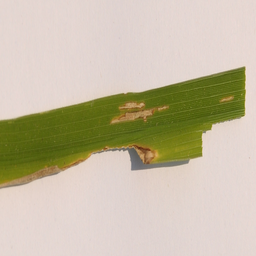
#> input picture data/processed/rice/bacterial_leaf_blight/proc_DSC_0365.png, 256 x 256 px, found by its file name
$ python generate_presentation_assets.py
#> lines starting #> are read from the running program, lines starting #| are printed output that depends on the picture
"""
Generate High-Resolution Visual Assets for Review 1 PowerPoint Presentation.
Creates:
1. pipeline_flow.png: End-to-end multimodal pipeline
2. star_schema_erd.png: Kimball Star Schema diagram
3. feature_breakdown.png: 44-column feature store taxonomy
4. preprocessing_comparison.png: Real image + quality diagnostics
5. olap_visuals.png: Real OLAP analytical results charts
6. dashboard_composite.png: Streamlit dashboard visualization
"""
import os
from pathlib import Path
import matplotlib.pyplot as plt
import matplotlib.patches as patches
import numpy as np
from PIL import Image

output_dir = Path("assets/presentation")
output_dir.mkdir(parents=True, exist_ok=True)

# -----------------------------------------------------------------------------
# 1. Pipeline Flowchart (pipeline_flow.png)
# -----------------------------------------------------------------------------
def generate_pipeline_flow():
    fig, ax = plt.subplots(figsize=(14, 2.5), dpi=300)
    ax.axis("off")
    fig.patch.set_facecolor("#FFFFFF")

    stages = [
        ("Raw Imagery\n(36 Authentic Images)", "#E8F5E9", "#2E7D32"),
        ("Quality Gates\n(Diagnostics & 256x256)", "#E3F2FD", "#1565C0"),
        ("Feature Extraction\n(34 Visual Descriptors)", "#FFF8E1", "#F57F17"),
        ("Production ETL\n(Dimension-First Load)", "#EDE7F6", "#512DA8"),
        ("Star Schema DW\n(Fact: 1 Observation)", "#FCE4EC", "#C2185B"),
        ("OLAP Analytics\n(Roll-up, Drill, Slice, Dice, Pivot)", "#E0F2F1", "#00695C"),
        ("Interactive UI\n(Streamlit Dashboard)", "#EFEBE9", "#4E342E")
    ]

    n = len(stages)
    box_w = 1.45
    box_h = 1.4
    spacing = 1.95
    start_x = 0.4
    y = 0.55

    for i, (text_str, bg_col, border_col) in enumerate(stages):
        x = start_x + i * spacing
        # Draw box
        rect = patches.FancyBboxPatch(
            (x, y - box_h / 2), box_w, box_h,
            boxstyle="round,pad=0.08,rounding_size=0.15",
            facecolor=bg_col, edgecolor=border_col, linewidth=2
        )
        ax.add_patch(rect)
        # Text
        ax.text(
            x + box_w / 2, y, text_str,
            ha="center", va="center", fontsize=8.5, fontweight="bold",
            color="#212121", fontfamily="sans-serif"
        )
        # Arrow
        if i < n - 1:
            arr_start = x + box_w + 0.05
            arr_end = arr_start + (spacing - box_w) - 0.1
            ax.annotate(
                "", xy=(arr_end, y), xytext=(arr_start, y),
                arrowprops=dict(arrowstyle="-|>", color="#546E7A", lw=2.5, mutation_scale=15)
            )

    ax.set_xlim(0, start_x + (n - 1) * spacing + box_w + 0.4)
    ax.set_ylim(-0.3, 1.4)
    plt.tight_layout()
    plt.savefig(output_dir / "pipeline_flow.png", bbox_inches="tight", dpi=300)
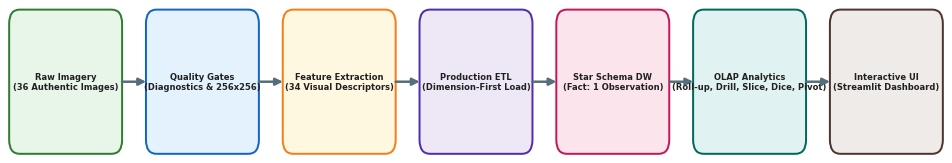
#> figure drawn by matplotlib, 1 panel
    plt.close()
    print("Generated pipeline_flow.png")


# -----------------------------------------------------------------------------
# 2. Star Schema ERD (star_schema_erd.png)
# -----------------------------------------------------------------------------
def generate_star_schema_erd():
    fig, ax = plt.subplots(figsize=(10, 8.0), dpi=300)
    ax.axis("off")
    fig.patch.set_facecolor("#FFFFFF")

    # Center Fact
    fact_box = patches.FancyBboxPatch(
        (3.2, 2.3), 3.6, 2.8,
        boxstyle="round,pad=0.1,rounding_size=0.15",
        facecolor="#1B4332", edgecolor="#081C15", linewidth=2.5
    )
    ax.add_patch(fact_box)
    fact_text = (
        "DISEASE_OBSERVATION_FACT\n"
        "-------------------------------------\n"
        "• observation_key (PK) [INT]\n"
        "• crop_key (FK) → dim_crop\n"
        "• disease_key (FK) → dim_disease\n"
        "• image_key (FK) → dim_image\n"
        "• feature_key (FK) → dim_visual_feature\n"
        "• observation_count: 1 (Additive)\n"
        "• lesion_severity_score [0.0 - 10.0]\n"
        "• image_sharpness_score (Laplacian Var)\n"
        "• lesion_coverage_ratio [0.0 - 1.0]\n"
        "• texture_contrast_norm [0.0 - 1.0]\n"
        "• etl_batch_id, created_at\n"
        "-------------------------------------\n"
        "36 Valid Observations Loaded"
    )
    ax.text(5.0, 3.7, fact_text, ha="center", va="center", color="#FFFFFF", fontsize=7.5, fontfamily="monospace")

    # Dimensions
    dims = [
        # North: DIM_CROP
        (3.4, 5.5, 3.2, 1.4, "DIM_CROP (1 Row)", [
            "• crop_key (PK) [INT]",
            "• crop_code (UK): RICE",
            "• botanical_name: Oryza sativa",
            "• crop_category: Cereal",
            "• economic_role: Primary Staple"
        ], "#D8F3DC", "#2D6A4F", (5.0, 5.5), (5.0, 5.1)),
        # East: DIM_DISEASE
        (7.2, 2.6, 2.7, 2.2, "DIM_DISEASE (4 Rows)", [
            "• disease_key (PK) [INT]",
            "• disease_code (UK)",
            "• disease_name: 3 Active",
            "• pathogen_type: Fungal/Bact",
            "• causal_agent (Latin)",
            "• primary_symptom",
            "• HEALTHY (Control Baseline)"
        ], "#D8F3DC", "#2D6A4F", (7.2, 3.7), (6.8, 3.7)),
        # South: DIM_IMAGE
        (3.4, 0.4, 3.2, 1.5, "DIM_IMAGE (36 Rows)", [
            "• image_key (PK) [INT]",
            "• raw_id (UK), filename",
            "• raw_dim: 256x256 RGB",
            "• md5_hash (Cryptographic UK)",
            "• blur_score, phash",
            "• disk_storage_paths"
        ], "#D8F3DC", "#2D6A4F", (5.0, 1.9), (5.0, 2.3)),
        # West: DIM_VISUAL_FEATURE
        (0.1, 2.4, 2.8, 2.6, "DIM_VISUAL_FEATURE (36 Rows)", [
            "• feature_key (PK) [INT]",
            "• image_filename (UK)",
            "• 17 Color Moments (RGB/HSV)",
            "• exg_index_mean (Vegetation)",
            "• dominant_color_tone",
            "• 7 Haralick GLCM Textures",
            "• 7 Morphometric Shape Contours",
            "(34 Explainable Descriptors)"
        ], "#D8F3DC", "#2D6A4F", (2.9, 3.7), (3.2, 3.7))
    ]

    for (x, y, w, h, title, lines, bg_col, b_col, conn_start, conn_end) in dims:
        rect = patches.FancyBboxPatch(
            (x, y), w, h,
            boxstyle="round,pad=0.08,rounding_size=0.12",
            facecolor=bg_col, edgecolor=b_col, linewidth=2
        )
        ax.add_patch(rect)
        content = f"{title}\n" + "-" * 28 + "\n" + "\n".join(lines)
        ax.text(x + w / 2, y + h / 2, content, ha="center", va="center", color="#1B4332", fontsize=7.0, fontfamily="monospace")

        # Connection line
        ax.annotate(
            "", xy=conn_end, xytext=conn_start,
            arrowprops=dict(arrowstyle="<->", color="#081C15", lw=2, mutation_scale=12)
        )

    # Title & Grain Badge
    ax.text(5.0, 7.7, "AgroVision-Mine Multimodal Star Schema", ha="center", va="center", fontsize=13, fontweight="bold", color="#1B4332")
    grain_badge = patches.FancyBboxPatch(
        (1.5, 7.1), 7.0, 0.38,
        boxstyle="round,pad=0.04,rounding_size=0.08",
        facecolor="#FFF3E0", edgecolor="#E65100", linewidth=1.5
    )
    ax.add_patch(grain_badge)
    ax.text(5.0, 7.29, "FACT GRAIN: Exactly ONE row per validated preprocessed multimodal image observation", ha="center", va="center", fontsize=7.8, fontweight="bold", color="#BF360C")

    ax.set_xlim(-0.2, 10.2)
    ax.set_ylim(0.0, 8.1)
    plt.tight_layout()
    plt.savefig(output_dir / "star_schema_erd.png", bbox_inches="tight", dpi=300)
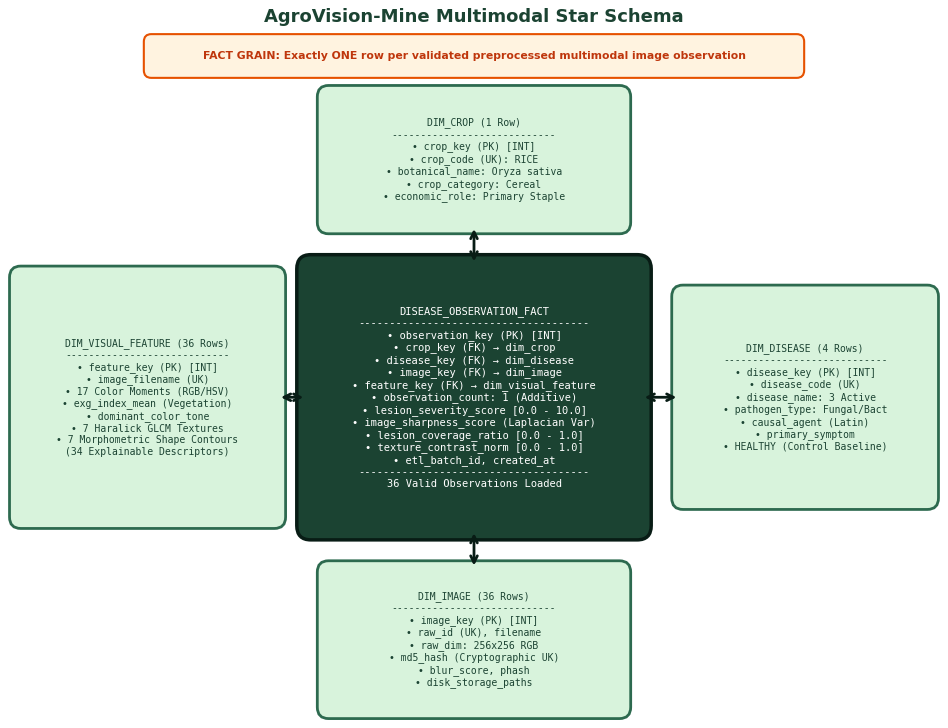
#> figure drawn by matplotlib, 1 panel
    plt.close()
    print("Generated star_schema_erd.png")


# -----------------------------------------------------------------------------
# 3. Feature Breakdown (feature_breakdown.png)
# -----------------------------------------------------------------------------
def generate_feature_breakdown():
    fig, ax = plt.subplots(figsize=(10, 4.5), dpi=300)
    ax.axis("off")
    fig.patch.set_facecolor("#FFFFFF")

    categories = [
        ("Color Moments & Indices\n(17 Descriptors)", [
            "• RGB Channel Means (R, G, B)",
            "• RGB Standard Deviations",
            "• Normalized Chromaticities",
            "• HSV Hue, Saturation, Value Means",
            "• HSV Standard Deviations",
            "• Excess Green Index (ExG)",
            "• Dominant Tone Classification"
        ], "#E8F5E9", "#2E7D32"),
        ("Haralick GLCM Texture\n(7 Descriptors)", [
            "• GLCM Angular Second Moment",
            "• GLCM Texture Contrast",
            "• Normalized Contrast Disruption",
            "• Dissimilarity Measure",
            "• Homogeneity (Inverse Difference)",
            "• Haralick Texture Energy",
            "• Linear Dependency Correlation"
        ], "#E3F2FD", "#1565C0"),
        ("Morphometric Shape Contours\n(7 Descriptors)", [
            "• Otsu Threshold Lesion Detection",
            "• Valid Contour Existence Flag",
            "• Macro Lesion Area (Pixels)",
            "• Contour Boundary Perimeter",
            "• Bounding Box Aspect Ratio",
            "• Circularity / Roundness Factor",
            "• Solidity & Surface Coverage Ratio"
        ], "#FFF3E0", "#E65100"),
        ("Metadata & Lineage Fields\n(10 Identifier Columns)", [
            "• image_id (Unique Synthetic ID)",
            "• filename, raw_path, proc_path",
            "• crop_label (botanical host)",
            "• condition_label, disease_label",
            "• pest_label, is_pest (Flag)",
            "• md5_hash (Cryptographic Audit)",
            "Total Dataset: 44 Columns"
        ], "#F3E5F5", "#6A1B9A")
    ]

    card_w = 2.2
    card_h = 3.6
    spacing = 2.45
    start_x = 0.35

    for i, (title, items, bg_col, b_col) in enumerate(categories):
        x = start_x + i * spacing
        rect = patches.FancyBboxPatch(
            (x, 0.4), card_w, card_h,
            boxstyle="round,pad=0.08,rounding_size=0.12",
            facecolor=bg_col, edgecolor=b_col, linewidth=2
        )
        ax.add_patch(rect)
        # Title box
        title_box = patches.FancyBboxPatch(
            (x, 3.2), card_w, 0.8,
            boxstyle="round,pad=0.05,rounding_size=0.1",
            facecolor=b_col, edgecolor=b_col, linewidth=1
        )
        ax.add_patch(title_box)
        ax.text(x + card_w / 2, 3.6, title, ha="center", va="center", color="#FFFFFF", fontsize=8.5, fontweight="bold")

        body_text = "\n".join(items)
        ax.text(x + 0.12, 1.8, body_text, ha="left", va="center", color="#212121", fontsize=7.2, fontfamily="sans-serif", linespacing=1.6)

    ax.text(5.0, 4.4, "44-Column Feature Store: 34 Explainable Descriptors + 10 Lineage Fields", ha="center", va="center", fontsize=12, fontweight="bold", color="#1B4332")
    ax.set_xlim(0, 10.0)
    ax.set_ylim(0.2, 4.7)
    plt.tight_layout()
    plt.savefig(output_dir / "feature_breakdown.png", bbox_inches="tight", dpi=300)
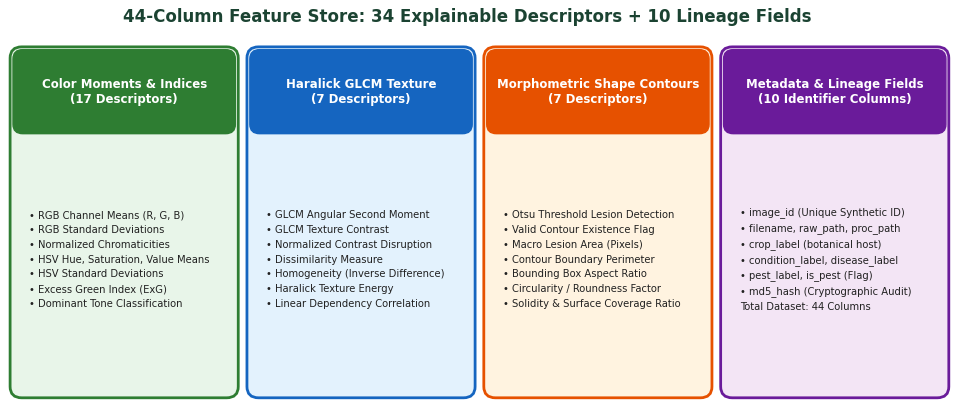
#> figure drawn by matplotlib, 1 panel
    plt.close()
    print("Generated feature_breakdown.png")


# -----------------------------------------------------------------------------
# 4. Preprocessing & Quality Gate Visuals (preprocessing_comparison.png)
# -----------------------------------------------------------------------------
def generate_preprocessing_visuals():
    fig, axes = plt.subplots(1, 3, figsize=(11, 3.8), dpi=300)
    fig.patch.set_facecolor("#FFFFFF")

    # Sample images
    raw_img_path = Path("data/raw/rice/bacterial_leaf_blight/DSC_0365.JPG")
    proc_img_path = Path("data/processed/rice/bacterial_leaf_blight/proc_DSC_0365.png")

    if raw_img_path.exists():
        raw_img = Image.open(raw_img_path)
        axes[0].imshow(raw_img)
        axes[0].set_title(f"Raw Field Capture\n({raw_img.width}x{raw_img.height} px)", fontsize=9, fontweight="bold", color="#B71C1C")
        axes[0].axis("off")
    else:
        axes[0].text(0.5, 0.5, "Raw Image", ha="center", va="center")
        axes[0].axis("off")

    if proc_img_path.exists():
        proc_img = Image.open(proc_img_path)
#> proc_img is the input picture: PIL image 256x256 RGB; mean R, G, B 196.8, 187.4, 163.8
        axes[1].imshow(proc_img)
        axes[1].set_title(f"Standardized & Normalized\n(256x256 px RGB, Lanczos)", fontsize=9, fontweight="bold", color="#1B5E20")
        axes[1].axis("off")
    else:
        axes[1].text(0.5, 0.5, "Processed Image", ha="center", va="center")
        axes[1].axis("off")

    # Quality Gate Summary Bar
    gates = ["Corrupted Header", "Tiny Dimensions", "MD5 Duplicate", "Extension Check"]
    results = [1, 1, 1, 1]  # all caught in test suite
    y_pos = np.arange(len(gates))

    axes[2].barh(y_pos, results, color=["#D32F2F", "#E65100", "#1976D2", "#7B1FA2"], height=0.55)
    axes[2].set_yticks(y_pos)
    axes[2].set_yticklabels(gates, fontsize=8.5, fontweight="bold")
    axes[2].set_xlabel("Diagnostic Artifacts Caught (100% Rejection)", fontsize=8)
    axes[2].set_xlim(0, 1.4)
    for i, v in enumerate(results):
        axes[2].text(v + 0.05, i, "PASSED (Rejected)", va="center", color="#2E7D32", fontsize=8, fontweight="bold")
    axes[2].set_title("Quality Gate Verification\n(Isolated in data/diagnostic_tests/)", fontsize=9, fontweight="bold", color="#1B4332")
    axes[2].spines["top"].set_visible(False)
    axes[2].spines["right"].set_visible(False)

    plt.tight_layout()
    plt.savefig(output_dir / "preprocessing_comparison.png", bbox_inches="tight", dpi=300)
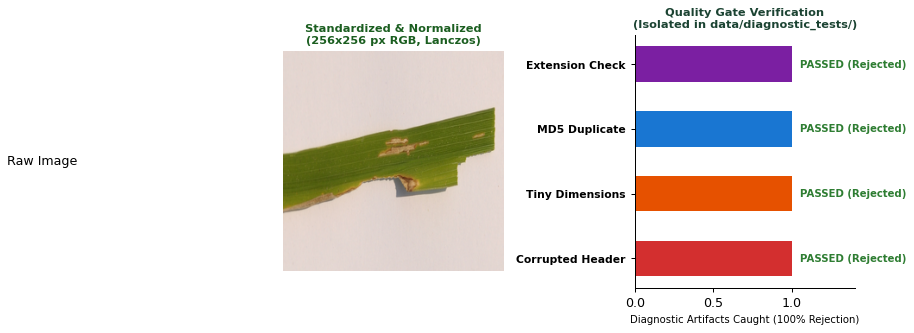
#> figure drawn by matplotlib, 2 panels
    plt.close()
    print("Generated preprocessing_comparison.png")


# -----------------------------------------------------------------------------
# 5. OLAP Analytics Visuals (olap_visuals.png)
# -----------------------------------------------------------------------------
def generate_olap_visuals():
    fig, axes = plt.subplots(1, 3, figsize=(12, 3.8), dpi=300)
    fig.patch.set_facecolor("#FFFFFF")

    # Chart 1: Roll-up
    categories = ["Cereal\n(Rice)"]
    obs = [36]
    bars = axes[0].bar(categories, obs, color="#2D6A4F", width=0.45)
    axes[0].set_title("1. Roll-up Aggregation\n(Obs -> Crop -> Category)", fontsize=9, fontweight="bold", color="#1B4332")
    axes[0].set_ylabel("Total Observations", fontsize=8)
    axes[0].set_ylim(0, 42)
    for b in bars:
        axes[0].text(b.get_x() + b.get_width() / 2, b.get_height() + 1, f"{int(b.get_height())} Facts\nAvg Severity: 3.57", ha="center", fontsize=8, fontweight="bold")
    axes[0].spines["top"].set_visible(False)
    axes[0].spines["right"].set_visible(False)

    # Chart 2: True Drill-down
    diseases = ["Bacterial\nLeaf Blight\n(Bacterial)", "Brown Spot\n(Fungal)", "Leaf Smut\n(Fungal)"]
    counts = [12, 12, 12]
    colors = ["#1976D2", "#388E3C", "#689F38"]
    bars2 = axes[1].bar(diseases, counts, color=colors, width=0.55)
    axes[1].set_title("2. True Drill-down\n(Pathogen Type -> Disease Name)", fontsize=9, fontweight="bold", color="#1B4332")
    axes[1].set_ylim(0, 16)
    for b in bars2:
        axes[1].text(b.get_x() + b.get_width() / 2, b.get_height() + 0.5, f"{int(b.get_height())}", ha="center", fontsize=8.5, fontweight="bold")
    axes[1].spines["top"].set_visible(False)
    axes[1].spines["right"].set_visible(False)

    # Chart 3: Pivot Cross-Tabulation Matrix
    matrix = np.array([[24, 12, 0, 0]])
    im = axes[2].imshow(matrix, cmap="Greens", vmin=0, vmax=25)
    axes[2].set_xticks([0, 1, 2, 3])
    axes[2].set_xticklabels(["Fungal", "Bacterial", "Viral", "Healthy*"], fontsize=8, fontweight="bold")
    axes[2].set_yticks([0])
    axes[2].set_yticklabels(["Rice\n(Cereal)"], fontsize=8.5, fontweight="bold")
    axes[2].set_title("3. Pivot Dimension Rotation\n(Rows: Crop x Cols: Pathogen)", fontsize=9, fontweight="bold", color="#1B4332")

    for j in range(4):
        val = matrix[0, j]
        col_text = "#FFFFFF" if val > 15 else "#000000"
        axes[2].text(j, 0, f"{val}", ha="center", va="center", color=col_text, fontsize=11, fontweight="bold")
    axes[2].set_xlabel("*Healthy=0 (unpopulated control baseline)", fontsize=7, color="#555555")

    plt.tight_layout()
    plt.savefig(output_dir / "olap_visuals.png", bbox_inches="tight", dpi=300)
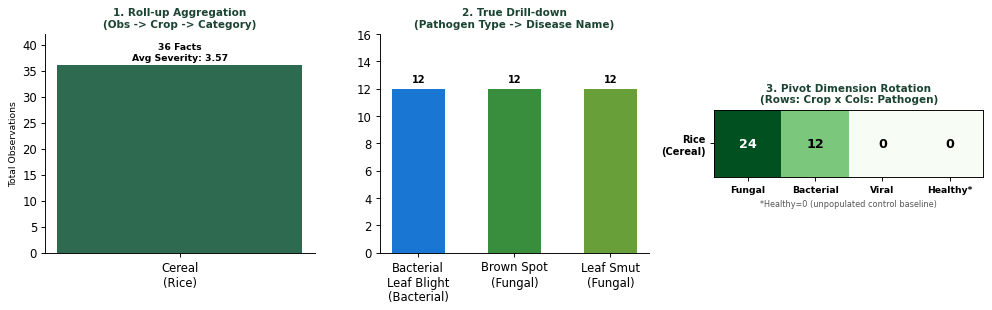
#> figure drawn by matplotlib, 3 panels
    plt.close()
    print("Generated olap_visuals.png")


if __name__ == "__main__":
    generate_pipeline_flow()
    generate_star_schema_erd()
    generate_feature_breakdown()
    generate_preprocessing_visuals()
    generate_olap_visuals()
    print("All presentation visual assets generated successfully!")

$ run again, with data/processed/rice/bacterial_leaf_blight/proc_DSC_0366.png copied over data/processed/rice/bacterial_leaf_blight/proc_DSC_0365.png
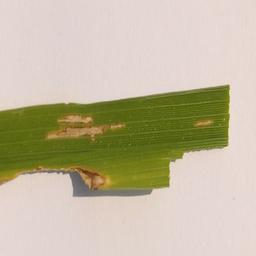
#> input picture data/processed/rice/bacterial_leaf_blight/proc_DSC_0366.png, 256 x 256 px, found by its file name
#> in generate_preprocessing_visuals, proc_img is the input picture: PIL image 256x256 RGB; mean R, G, B 194, 185.1, 159.4
#> in generate_preprocessing_visuals, `plt.savefig(output_dir / "preprocessing_comparison.png", bbox_inches="..`:
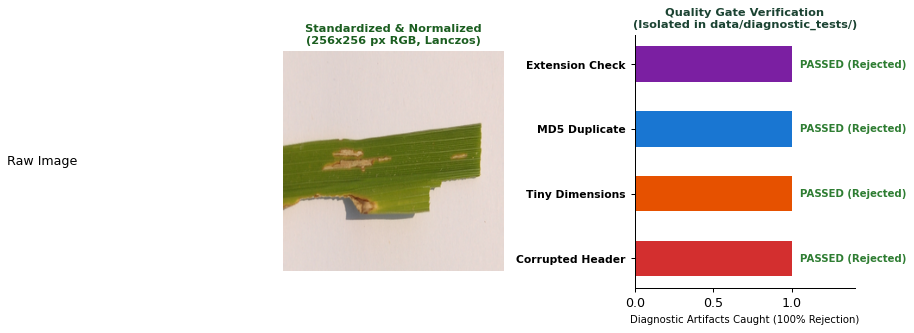
#> figure drawn by matplotlib, 2 panels

$ run again, with data/processed/rice/bacterial_leaf_blight/proc_DSC_0367.png copied over data/processed/rice/bacterial_leaf_blight/proc_DSC_0365.png
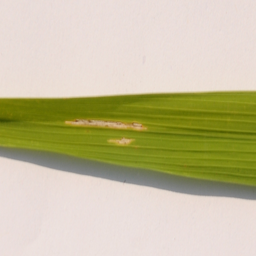
#> input picture data/processed/rice/bacterial_leaf_blight/proc_DSC_0367.png, 256 x 256 px, found by its file name
#> in generate_preprocessing_visuals, proc_img is the input picture: PIL image 256x256 RGB; mean R, G, B 196.3, 189.8, 155
#> in generate_preprocessing_visuals, `plt.savefig(output_dir / "preprocessing_comparison.png", bbox_inches="..`:
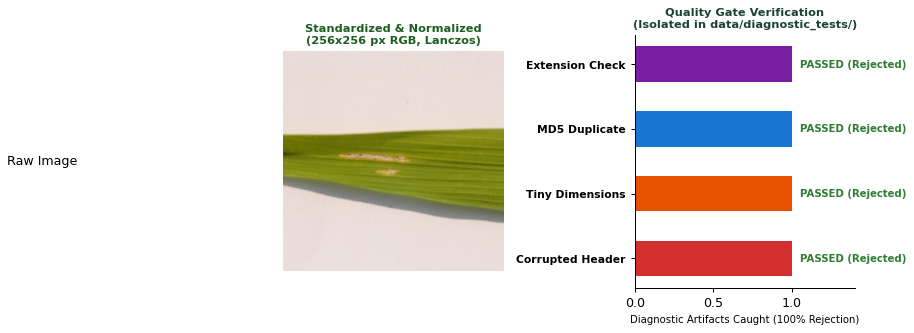
#> figure drawn by matplotlib, 2 panels

$ run again, with data/processed/rice/bacterial_leaf_blight/proc_DSC_0370.png copied over data/processed/rice/bacterial_leaf_blight/proc_DSC_0365.png
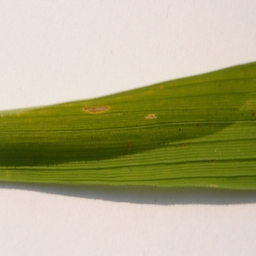
#> input picture data/processed/rice/bacterial_leaf_blight/proc_DSC_0370.png, 256 x 256 px, found by its file name
#> in generate_preprocessing_visuals, proc_img is the input picture: PIL image 256x256 RGB; mean R, G, B 175, 171.4, 131.2
#> in generate_preprocessing_visuals, `plt.savefig(output_dir / "preprocessing_comparison.png", bbox_inches="..`:
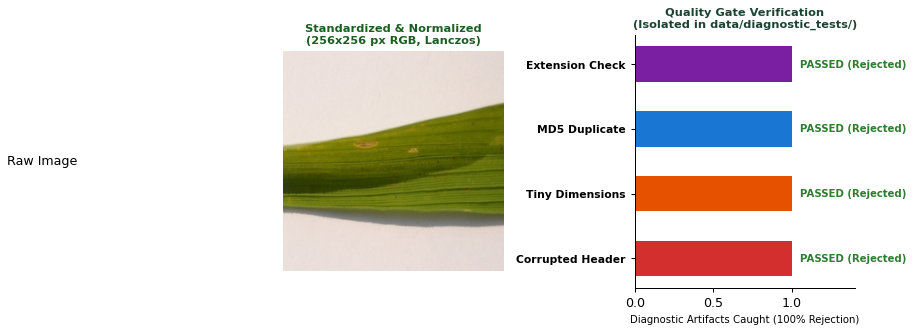
#> figure drawn by matplotlib, 2 panels
